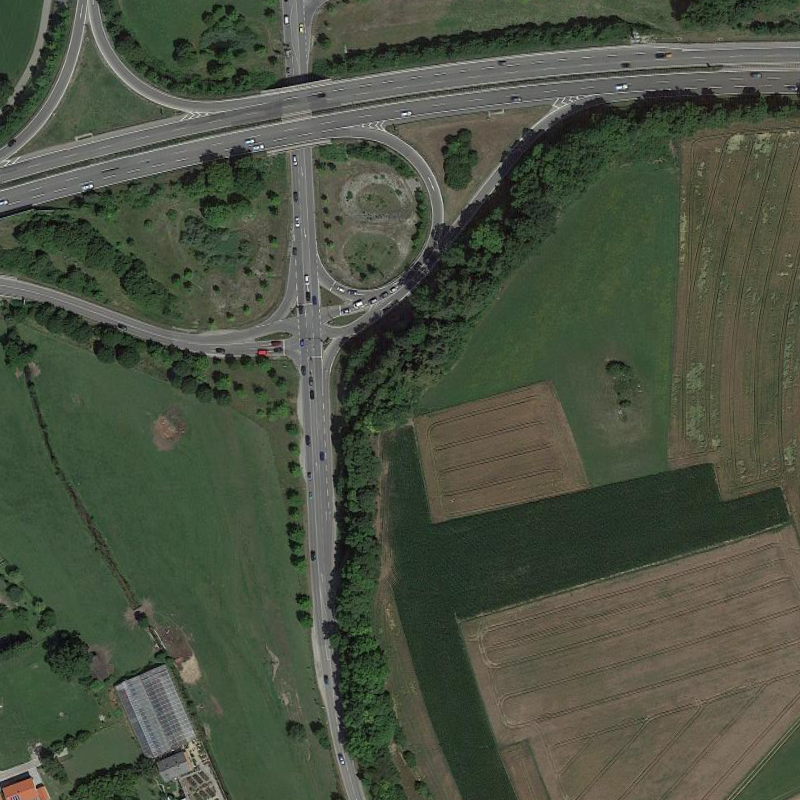
#> input picture AI-TOD-Select/P2476__1.0__600___1390.png, 800 x 800 px
$ python resolution.py
#> lines starting #> are read from the running program, lines starting #| are printed output that depends on the picture
import cv2
import numpy as np
import matplotlib.pyplot as plt
from PIL import Image
import os

def resize_image(image_path, target_size=(640, 640), method='bilinear', keep_aspect_ratio=True):
    """
    调整图像分辨率

    Args:
        image_path: 输入图像路径
        target_size: 目标尺寸 (width, height)
        method: 插值方法 ('bilinear', 'nearest', 'bicubic', 'area')
        keep_aspect_ratio: 是否保持宽高比

    Returns:
        resized_image: 调整后的图像
        original_image: 原始图像
    """
#> called with image_path = 'AI-TOD-Select/P2476__1.0__600___1390.png', target_size = (700, 700), method = 'bilinear', keep_aspect_ratio = True

    # 读取原始图像
    original_image = cv2.imread(image_path)
#> original_image is the input picture: shape (800, 800, 3); mean B, G, R 65.4, 82, 74.5
    if original_image is None:
        raise ValueError(f"无法读取图像: {image_path}")

    original_image = cv2.cvtColor(original_image, cv2.COLOR_BGR2RGB)
    original_height, original_width = original_image.shape[:2]
#> original_height = 800; original_width = 800

    print(f"原始图像尺寸: {original_width} x {original_height}")
#| 原始图像尺寸: 800 x 800

    # 选择插值方法
    interpolation_methods = {
        'bilinear': cv2.INTER_LINEAR,
        'nearest': cv2.INTER_NEAREST,
        'bicubic': cv2.INTER_CUBIC,
        'area': cv2.INTER_AREA
    }

    if method not in interpolation_methods:
        raise ValueError(f"不支持的插值方法: {method}")

    target_width, target_height = target_size

    if keep_aspect_ratio:
        # 计算保持宽高比的新尺寸
        aspect_ratio = original_width / original_height
#> aspect_ratio = 1
        target_aspect_ratio = target_width / target_height

        if aspect_ratio > target_aspect_ratio:
            # 原图更宽，以宽度为准
            new_width = target_width
            new_height = int(target_width / aspect_ratio)
        else:
            # 原图更高，以高度为准
            new_height = target_height
            new_width = int(target_height * aspect_ratio)
#> new_width = 700

        # 先调整到计算出的尺寸
        resized = cv2.resize(original_image, (new_width, new_height),
                           interpolation=interpolation_methods[method])

        # 创建目标尺寸的黑色背景
        resized_image = np.zeros((target_height, target_width, 3), dtype=np.uint8)

        # 计算居中位置
        y_offset = (target_height - new_height) // 2
        x_offset = (target_width - new_width) // 2
#> x_offset = 0

        # 将调整后的图像放置在中心
        resized_image[y_offset:y_offset+new_height, x_offset:x_offset+new_width] = resized

        print(f"保持宽高比，实际图像尺寸: {new_width} x {new_height}")
#| 保持宽高比，实际图像尺寸: 700 x 700
        print(f"填充后尺寸: {target_width} x {target_height}")

    else:
        # 直接拉伸到目标尺寸
        resized_image = cv2.resize(original_image, target_size,
                                 interpolation=interpolation_methods[method])
        print(f"拉伸到目标尺寸: {target_width} x {target_height}")

    return resized_image, original_image

def compare_resolutions(image_path, target_sizes=[(640, 640), (416, 416), (320, 320)],
                       methods=['bilinear'], keep_aspect_ratio=True):
    """
    对比不同分辨率的效果

    Args:
        image_path: 输入图像路径
        target_sizes: 目标尺寸列表
        methods: 插值方法列表
        keep_aspect_ratio: 是否保持宽高比
    """

    # 读取原始图像
    original_image = cv2.imread(image_path)
    if original_image is None:
        raise ValueError(f"无法读取图像: {image_path}")

    original_image = cv2.cvtColor(original_image, cv2.COLOR_BGR2RGB)

    # 计算子图布局
    num_methods = len(methods)
    num_sizes = len(target_sizes)
    total_plots = (num_sizes * num_methods) + 1  # +1 for original

    # 创建足够大的画布
    cols = min(4, total_plots)
    rows = (total_plots + cols - 1) // cols

    plt.figure(figsize=(5*cols, 4*rows))

    # 显示原始图像
    plt.subplot(rows, cols, 1)
    plt.imshow(original_image)
    plt.title(f'原始图像\n{original_image.shape[1]}x{original_image.shape[0]}')
    plt.axis('off')

    plot_idx = 2

    # 对每种方法和尺寸组合进行处理
    for method in methods:
        for target_size in target_sizes:
            try:
                resized_image, _ = resize_image(image_path, target_size, method, keep_aspect_ratio)
#| 原始图像尺寸: 800 x 800
#| 保持宽高比，实际图像尺寸: 640 x 640

                plt.subplot(rows, cols, plot_idx)
                plt.imshow(resized_image)
                plt.title(f'{method.capitalize()}\n{target_size[0]}x{target_size[1]}')
                plt.axis('off')

                plot_idx += 1

            except Exception as e:
                print(f"处理 {method} {target_size} 时出错: {e}")

    plt.tight_layout()
    plt.show()
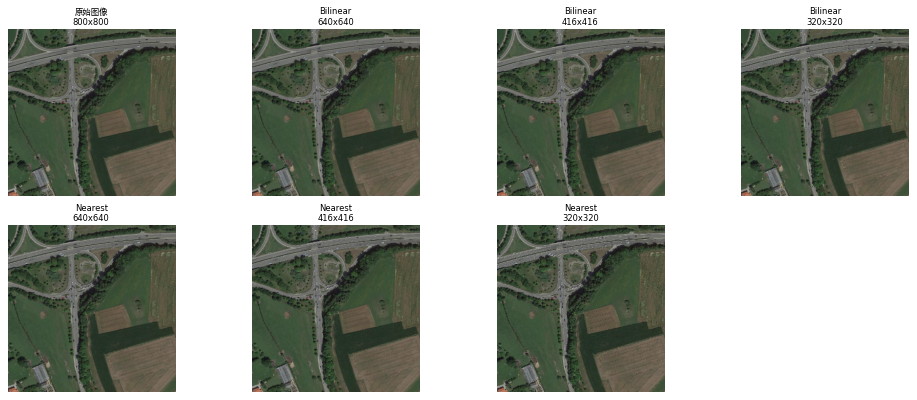
#> figure drawn by matplotlib, 7 panels

def batch_resize_images(input_folder, output_folder, target_size=(640, 640),
                       method='bilinear', keep_aspect_ratio=True):
    """
    批量处理文件夹中的图像

    Args:
        input_folder: 输入文件夹路径
        output_folder: 输出文件夹路径
        target_size: 目标尺寸
        method: 插值方法
        keep_aspect_ratio: 是否保持宽高比
    """

    if not os.path.exists(output_folder):
        os.makedirs(output_folder)

    # 支持的图像格式
    supported_formats = ('.jpg', '.jpeg', '.png', '.bmp', '.tiff', '.tif')

    for filename in os.listdir(input_folder):
        if filename.lower().endswith(supported_formats):
            input_path = os.path.join(input_folder, filename)
            output_path = os.path.join(output_folder, filename)

            try:
                resized_image, _ = resize_image(input_path, target_size, method, keep_aspect_ratio)

                # 保存图像
                resized_image_bgr = cv2.cvtColor(resized_image, cv2.COLOR_RGB2BGR)
                cv2.imwrite(output_path, resized_image_bgr)

                print(f"已处理: {filename}")

            except Exception as e:
                print(f"处理 {filename} 时出错: {e}")

# 使用示例
if __name__ == "__main__":
    # 示例1: 单张图像转换
    image_path = "AI-TOD-Select/P2476__1.0__600___1390.png"  # 替换为你的图像路径

    # 检查文件是否存在
    if os.path.exists(image_path):
        # 转换为640x640
        resized_img, original_img = resize_image(
            image_path,
            target_size=(700, 700),
            method='bilinear',
            keep_aspect_ratio=True
        )

        # 保存结果
        output_path = "resized_700.jpg"
        resized_img_bgr = cv2.cvtColor(resized_img, cv2.COLOR_RGB2BGR)
        cv2.imwrite(output_path, resized_img_bgr)
        print(f"已保存调整后的图像: {output_path}")

        # 可视化对比
        compare_resolutions(
            image_path,
            target_sizes=[(640, 640), (416, 416), (320, 320)],
            methods=['bilinear', 'nearest'],
            keep_aspect_ratio=True
        )
    else:
        print(f"图像文件不存在: {image_path}")
        print("请将 'your_image.jpg' 替换为实际的图像路径")

    # [8 lines of commented-out code are left out]
